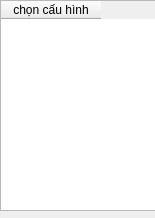
<?xml version="1.0" encoding="UTF-8"?>
<ui version="4.0">
 <class>Dialog</class>
 <widget class="QDialog" name="Dialog">
  <property name="geometry">
   <rect>
    <x>0</x>
    <y>0</y>
    <width>155</width>
    <height>218</height>
   </rect>
  </property>
  <property name="windowTitle">
   <string>Dialog</string>
  </property>
  <widget class="QTableWidget" name="tableWidget">
   <property name="geometry">
    <rect>
     <x>0</x>
     <y>0</y>
     <width>191</width>
     <height>211</height>
    </rect>
   </property>
   <property name="styleSheet">
    <string notr="true">background-color:rgb(43, 43, 43);color:rgb(255, 255, 255);
    QHeaderView::section {
        background-color: rgb(43, 43, 43);
        color: white;
    }
</string>
   </property>
   <column>
    <property name="text">
     <string>chọn cấu hình</string>
    </property>
   </column>
  </widget>
 </widget>
 <resources/>
 <connections/>
</ui>
